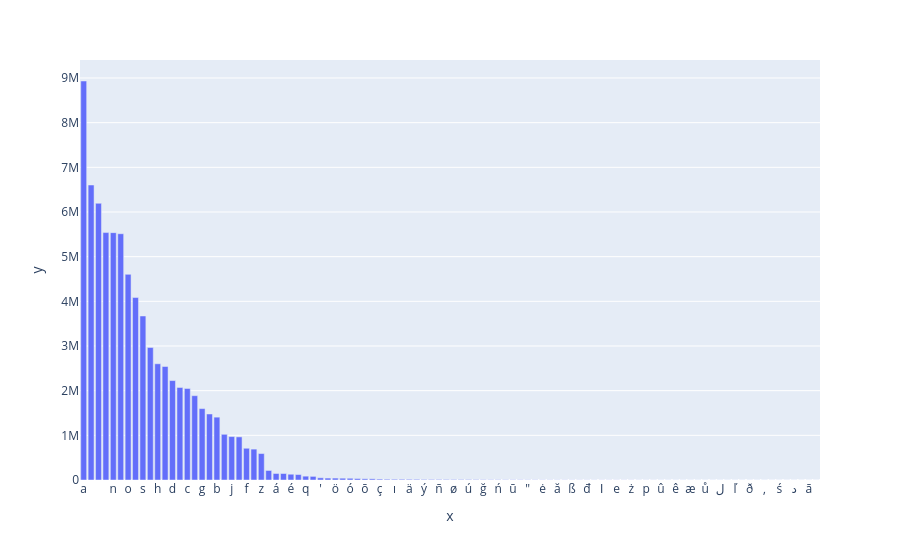

The notebook cell this image was saved under:
### Code cell
fig = px.bar(x=df_head["character"], y =df_head["frequency"])
fig.show()

### Figure 1 — Plotly figure (JSON) as saved in the notebook; plotly's stock layout.template omitted (floating-point values rounded to 4 significant figures)
{"data": [{"hovertemplate": "x=%{x}<br>y=%{y}<extra></extra>", "legendgroup": "", "marker": {"color": "#636efa", "pattern": {"shape": ""}}, "name": "", "orientation": "v", "showlegend": false, "textposition": "auto", "type": "bar", "x": ["a", "e", " ", "r", "n", "i", "o", "l", "s", "t", "h", "m", "d", "u", "c", "k", "g", "y", "b", "v", "j", "p", "f", "w", "z", "-", "á", ".", "é", "x", "q", "í", "'", "š", "ö", "ü", "ó", "ć", "ō", "č", "ç", "ř", "ı", "ł", "ä", "è", "ý", "ô", "ñ", "ž", "ø", "ş", "ú", "ě", "ğ", "ã", "ń", "ë", "ū", "å", "\"", "а", "ė", "ï", "ă", "̇", "ß", "и", "đ", "н", "ا", "о", "е", "à", "ż", "в", "р", "â", "û", "ň", "ê", "л", "æ", "к", "ů", "ي", "ل", "م", "ľ", "ę", "ð", "с", ",", "î", "ś", "ș", "د", "ą", "ā", "т"], "xaxis": "x", "y": [8932605, 6604162, 6194609, 5539357, 5537766, 5513570, 4603815, 4084836, 3671703, 2965406, 2602013, 2541203, 2226068, 2071442, 2048836, 1887621, 1598155, 1478163, 1407147, 1023071, 972200, 965158, 710667, 691259, 592034, 213219, 145644, 145462, 129204, 122051, 86039, 80921, 49306, 43115, 42720, 40100, 38633, 32351, 27121, 26408, 20227, 16748, 16107, 16087, 15276, 14746, 12253, 12099, 11988, 11726, 11114, 10778, 10586, 8963, 7662, 6594, 6445, 5920, 5415, 5369, 4695, 4565, 3987, 3785, 3769, 3349, 3030, 2951, 2817, 2619, 2555, 2551, 2548, 2403, 2381, 2301, 2147, 2146, 2082, 2062, 2033, 2018, 1896, 1846, 1788, 1739, 1733, 1702, 1644, 1609, 1605, 1490, 1456, 1442, 1426, 1300, 1257, 1195, 1188, 1160], "yaxis": "y"}], "layout": {"barmode": "relative", "legend": {"tracegroupgap": 0}, "margin": {"t": 60}, "xaxis": {"anchor": "y", "domain": [0, 1], "title": {"text": "x"}}, "yaxis": {"anchor": "x", "domain": [0, 1], "title": {"text": "y"}}}}
